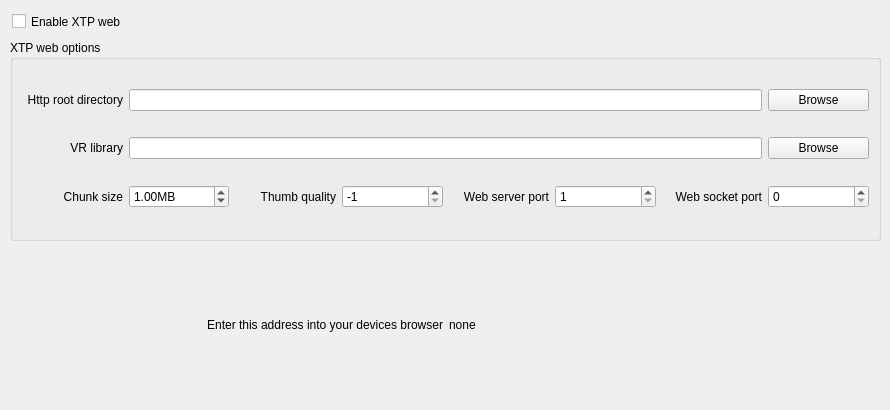
     <widget class="QWidget" name="WebTab">
      <attribute name="title">
       <string>Web</string>
      </attribute>
      <widget class="QGroupBox" name="httpServerOptions">
       <property name="enabled">
        <bool>true</bool>
       </property>
       <property name="geometry">
        <rect>
         <x>10</x>
         <y>40</y>
         <width>871</width>
         <height>201</height>
        </rect>
       </property>
       <property name="title">
        <string>XTP web options</string>
       </property>
       <layout class="QGridLayout" name="gridLayout_6">
        <item row="3" column="3">
         <widget class="QSpinBox" name="httpThumbQualitySpinBox">
          <property name="toolTip">
           <string>Sets the quality of the thumb nail compression sent to the browser.\nEnter 0 for lowest and 100 for highest. -1 disables compression and sends the image file directly.\nCan be used to improve performance on lower end devices.</string>
          </property>
          <property name="minimum">
           <number>-1</number>
          </property>
          <property name="maximum">
           <number>100</number>
          </property>
          <property name="singleStep">
           <number>5</number>
          </property>
          <property name="value">
           <number>-1</number>
          </property>
         </widget>
        </item>
        <item row="0" column="1" colspan="6">
         <widget class="QLineEdit" name="httpRootLineEdit">
          <property name="enabled">
           <bool>true</bool>
          </property>
         </widget>
        </item>
        <item row="2" column="1" colspan="6">
         <widget class="QLineEdit" name="vrLibraryLineEdit">
          <property name="enabled">
           <bool>true</bool>
          </property>
         </widget>
        </item>
        <item row="3" column="0">
         <widget class="QLabel" name="chunkSizeLabel">
          <property name="text">
           <string>Chunk size</string>
          </property>
          <property name="alignment">
           <set>Qt::AlignRight|Qt::AlignTrailing|Qt::AlignVCenter</set>
          </property>
         </widget>
        </item>
        <item row="0" column="7">
         <widget class="QPushButton" name="browseHttpRootButton">
          <property name="text">
           <string>Browse</string>
          </property>
         </widget>
        </item>
        <item row="3" column="2">
         <widget class="QLabel" name="label_9">
          <property name="toolTip">
           <string/>
          </property>
          <property name="text">
           <string>Thumb quality</string>
          </property>
          <property name="alignment">
           <set>Qt::AlignRight|Qt::AlignTrailing|Qt::AlignVCenter</set>
          </property>
         </widget>
        </item>
        <item row="0" column="0">
         <widget class="QLabel" name="httpRootLabel">
          <property name="text">
           <string>Http root directory</string>
          </property>
          <property name="alignment">
           <set>Qt::AlignRight|Qt::AlignTrailing|Qt::AlignVCenter</set>
          </property>
         </widget>
        </item>
        <item row="2" column="7">
         <widget class="QPushButton" name="browseVRLibraryButton">
          <property name="text">
           <string>Browse</string>
          </property>
         </widget>
        </item>
        <item row="3" column="7">
         <widget class="QSpinBox" name="webSocketPortSpinBox">
          <property name="toolTip">
           <string>0 = auto</string>
          </property>
          <property name="maximum">
           <number>65535</number>
          </property>
         </widget>
        </item>
        <item row="3" column="5">
         <widget class="QSpinBox" name="httpPortSpinBox">
          <property name="minimum">
           <number>1</number>
          </property>
          <property name="maximum">
           <number>65535</number>
          </property>
         </widget>
        </item>
        <item row="3" column="4">
         <widget class="QLabel" name="label_4">
          <property name="text">
           <string>Web server port</string>
          </property>
          <property name="alignment">
           <set>Qt::AlignRight|Qt::AlignTrailing|Qt::AlignVCenter</set>
          </property>
         </widget>
        </item>
        <item row="3" column="1">
         <widget class="QDoubleSpinBox" name="chunkSizeDoubleSpinBox">
          <property name="toolTip">
           <string>In MegaBytes: This is the amount of media data sent to the client in byte chunks.
The higher this is set the longer it will take to buffer but the less times the server 
will be hit for the next chunk.</string>
          </property>
          <property name="suffix">
           <string>MB</string>
          </property>
          <property name="maximum">
           <double>99999.990000000005239</double>
          </property>
          <property name="value">
           <double>1.000000000000000</double>
          </property>
         </widget>
        </item>
        <item row="3" column="6">
         <widget class="QLabel" name="label_8">
          <property name="text">
           <string>Web socket port</string>
          </property>
          <property name="alignment">
           <set>Qt::AlignRight|Qt::AlignTrailing|Qt::AlignVCenter</set>
          </property>
         </widget>
        </item>
        <item row="2" column="0">
         <widget class="QLabel" name="vrLibraryLabel">
          <property name="text">
           <string>VR library</string>
          </property>
          <property name="alignment">
           <set>Qt::AlignRight|Qt::AlignTrailing|Qt::AlignVCenter</set>
          </property>
         </widget>
        </item>
       </layout>
      </widget>
      <widget class="QCheckBox" name="enableHttpServerCheckbox">
       <property name="geometry">
        <rect>
         <x>12</x>
         <y>10</y>
         <width>121</width>
         <height>23</height>
        </rect>
       </property>
       <property name="text">
        <string>Enable XTP web</string>
       </property>
      </widget>
      <widget class="QWidget" name="gridLayoutWidget_3">
       <property name="geometry">
        <rect>
         <x>10</x>
         <y>250</y>
         <width>871</width>
         <height>151</height>
        </rect>
       </property>
       <layout class="QGridLayout" name="gridLayout_5">
        <item row="0" column="1">
         <widget class="QLabel" name="webAddressLinkLabel">
          <property name="text">
           <string>none</string>
          </property>
          <property name="margin">
           <number>2</number>
          </property>
          <property name="openExternalLinks">
           <bool>true</bool>
          </property>
          <property name="textInteractionFlags">
           <set>Qt::TextBrowserInteraction</set>
          </property>
         </widget>
        </item>
        <item row="0" column="0">
         <widget class="QLabel" name="webAddressInstructionsLabel">
          <property name="sizePolicy">
           <sizepolicy hsizetype="Preferred" vsizetype="Fixed">
            <horstretch>0</horstretch>
            <verstretch>0</verstretch>
           </sizepolicy>
          </property>
          <property name="minimumSize">
           <size>
            <width>0</width>
            <height>0</height>
           </size>
          </property>
          <property name="text">
           <string>Enter this address into your devices browser</string>
          </property>
          <property name="alignment">
           <set>Qt::AlignRight|Qt::AlignTrailing|Qt::AlignVCenter</set>
          </property>
          <property name="margin">
           <number>2</number>
          </property>
          <property name="openExternalLinks">
           <bool>true</bool>
          </property>
          <property name="textInteractionFlags">
           <set>Qt::TextBrowserInteraction</set>
          </property>
         </widget>
        </item>
       </layout>
      </widget>
     </widget>
